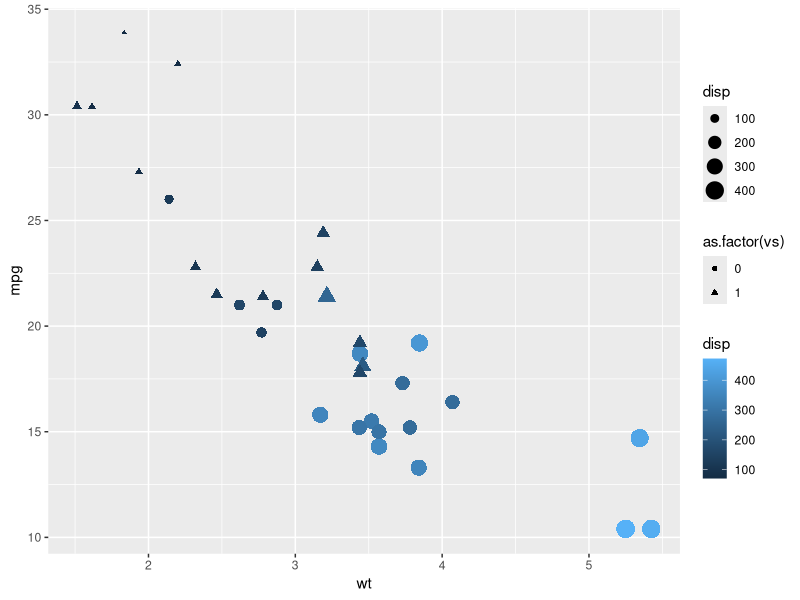
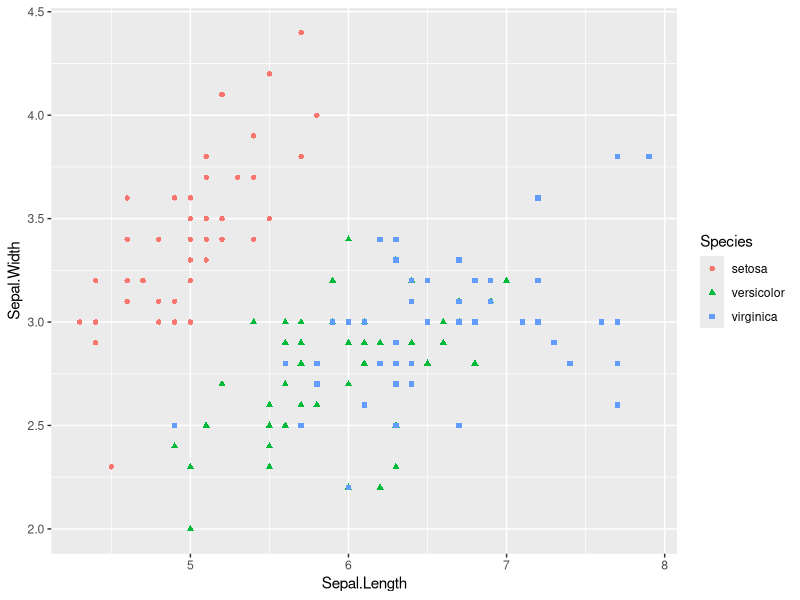
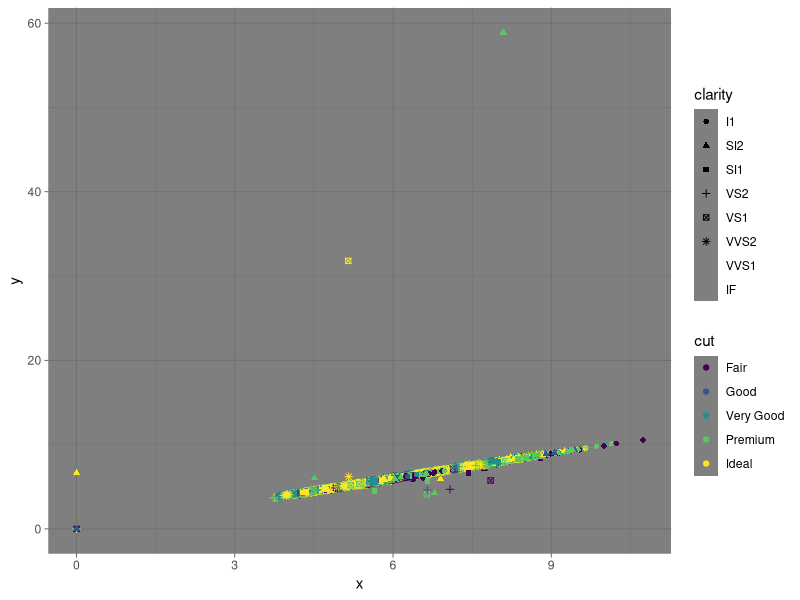
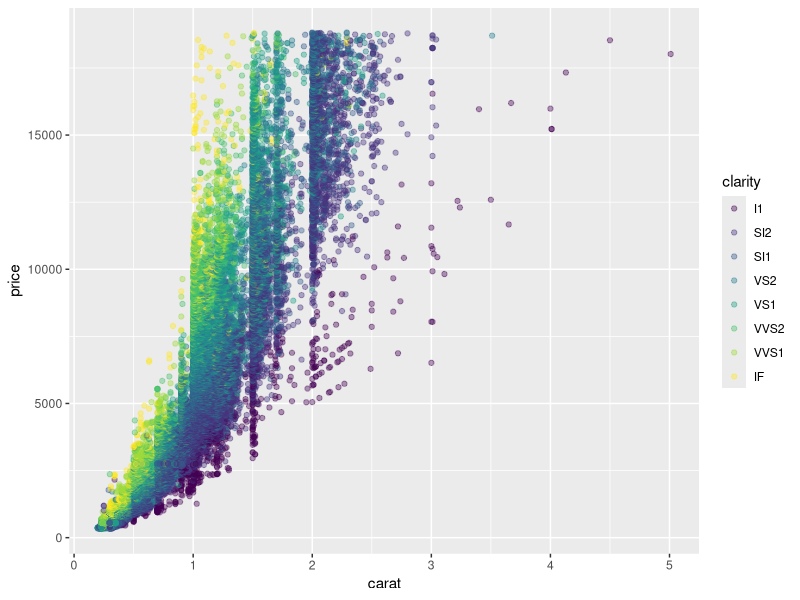
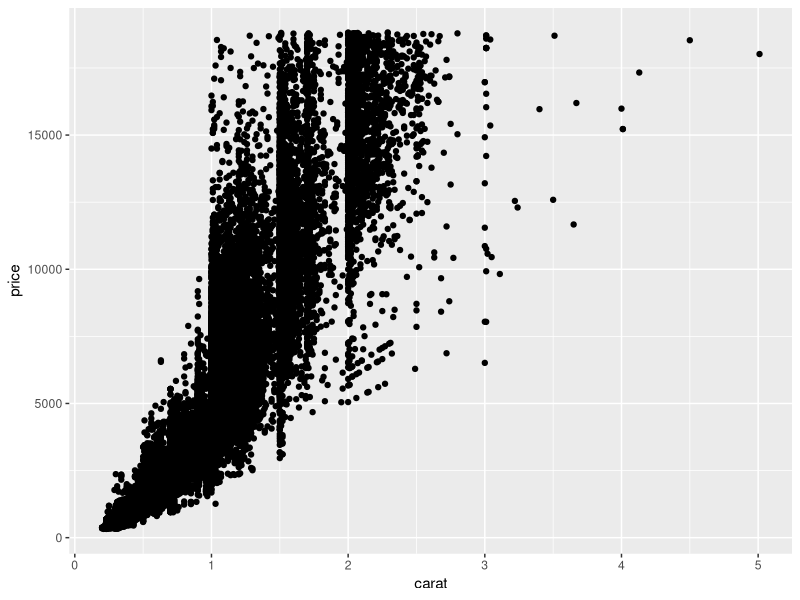
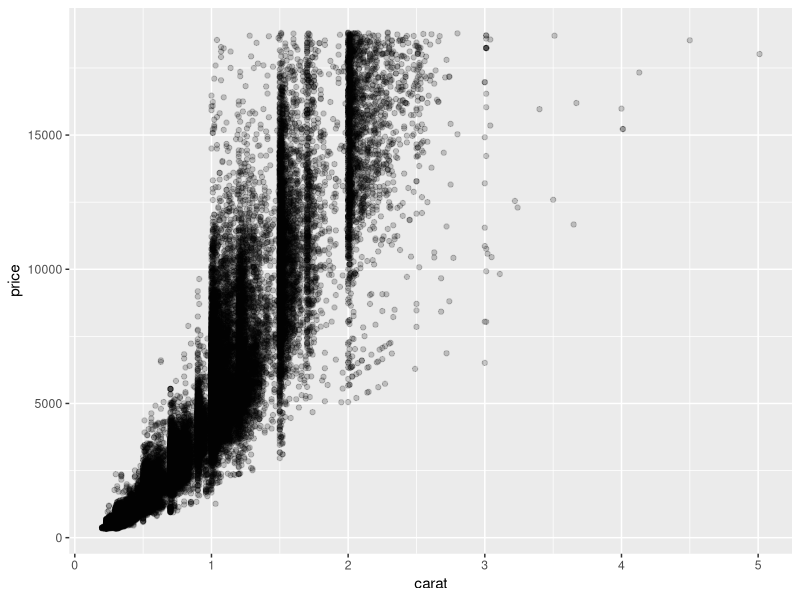
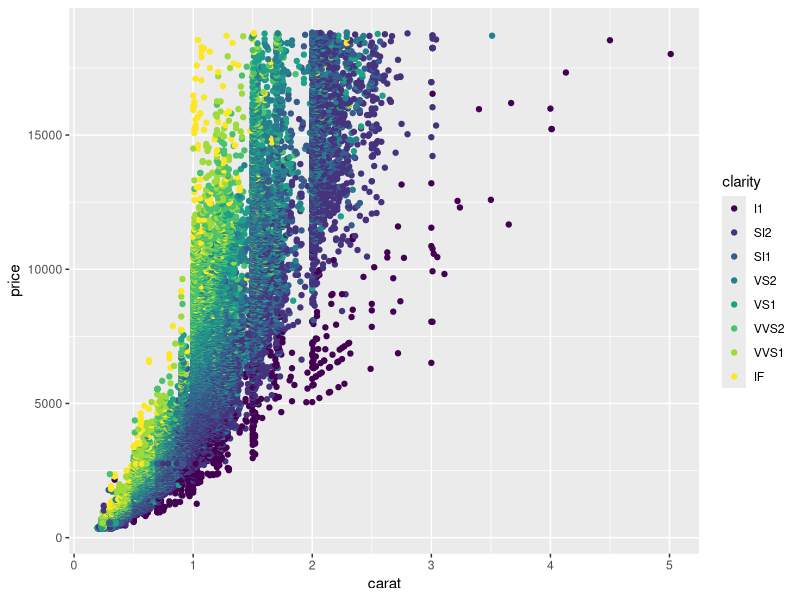
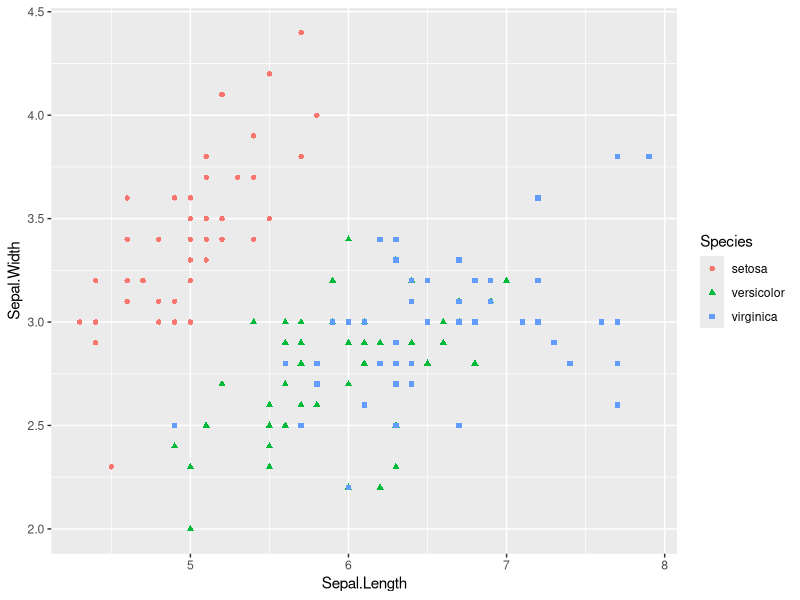

Source code (R) for these figures, in order:
library(ggplot2)
data <- mtcars
str(data)

# mtcarr dataset plotting example
#================================

ggplot(data, aes(x = wt,       # this two
                 y = mpg,      # are required
                 color = disp, # this is a mapping property
                 size = disp,  #
                 shape = as.factor(vs))) +
  geom_point();

# iris dataset plotting example
#==============================

data <- iris
str(data)

ggplot(data, aes(x = Sepal.Length,
                 y = Sepal.Width,
                 shape = Species,
                 color = Species)) +
  geom_point()

# diamon dataset example
#=======================

data <- diamonds
str(data)

ggplot(data, aes(x, y,
                 color = cut,
                 shape = clarity)) +
  geom_point() +
  theme_dark()

ggplot(data, aes(carat, price,
                 color = clarity)) + 
  geom_point(alpha = 0.4)

# saving plot data in a VARIABLE

plt_price_vs_carat <- ggplot(diamonds,aes(carat, price))
plt_price_vs_carat + geom_point()

# another example with TRANPERENCY

plt_price_vs_carat <- ggplot(diamonds, aes(carat, price))
plt_price_vs_carat_transparent <- plt_price_vs_carat + geom_point(alpha = .2)
plt_price_vs_carat_transparent


# another example with COLOR

plt_price_vs_carat <- ggplot(diamonds, aes(carat, price))
plt_price_vs_carat_by_clarity <- plt_price_vs_carat + geom_point(aes(color = clarity))
plt_price_vs_carat_by_clarity


## detailed discussion about aes in ggplot
#========================================#

# we can use aes in in the geom layer too like this

data <- iris
str(data)

ggplot(data) +
  geom_point(aes(x = Sepal.Length, 
                 y = Sepal.Width,
                 shape = Species,
                 color = Species))

# all the attributes of AES is ggplot
#===================================
## required: 
#-----------
#   x = X axis position
#   y = Y axis position

## optional:
#-----------
#   fill = color of points, outlines of other geoms
#   size = Area or radius of points thickness of lines
#   alpha = Transparency
#   linetype = line dash pattern
#   labels = Text on a plot or axes
#   shape = shape

#
str(mtcars)
ggplot(mtcars, aes(x = mpg, 
                   y = as.factor(cyl))) +
  geom_point()

#
ggplot(mtcars, aes(x = as.factor(cyl), 
                   y = mpg)) +
  geom_point()

#
ggplot(mtcars, aes(x = wt, 
                   y = mpg,
                   color = cyl)) +
  geom_point()

#
ggplot(mtcars, aes(x = wt, 
                   y = mpg,
                   color = cyl)) +
  geom_point(shape = 1,
             size = 4)



#
str(mtcars)
ggplot(mtcars, aes(x = wt, 
                   y = mpg, 
                   fill = cyl,
                   size = am)) +
  # Change point shape; set alpha
  geom_point(shape = 21, size = 4, alpha = .6)











